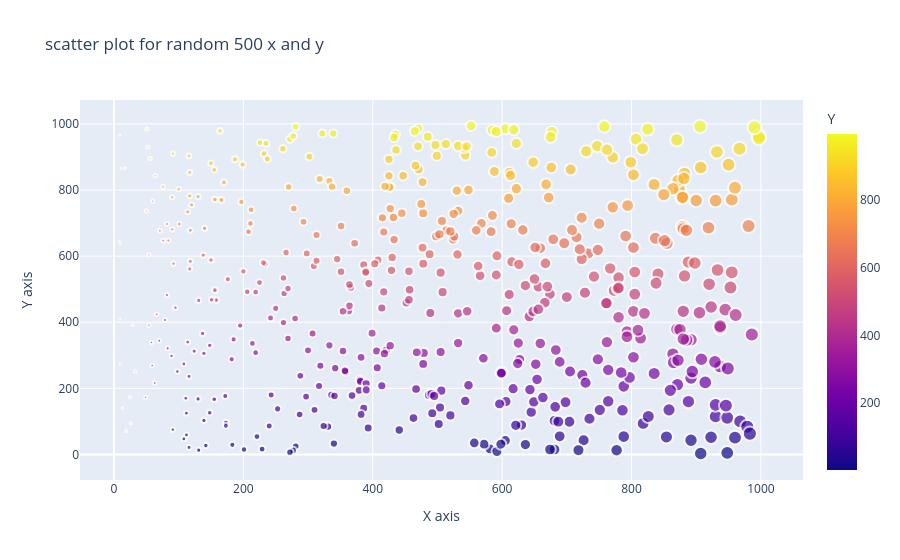

This figure's notebook cell:
### Code cell
# 3. Write a program to draw a scatter plot for random 500 x and y coordinates and style it 

df=pd.DataFrame({
    "X":np.random.randint(1,1000,500),
    "Y":np.random.randint(1,1000,500)
})

fig=ple.scatter(df,x="X",y="Y",color='Y',size='X',size_max=10,opacity=0.7,title="scatter plot for random 500 x and y")

fig.update_traces(marker=dict(line=dict(width=2)))
fig.update_layout(
    xaxis_title='X axis',
    yaxis_title='Y axis'
)

fig.show()

### Figure 1 — Plotly figure (JSON) as saved in the notebook; plotly's stock layout.template omitted (floating-point values rounded to 4 significant figures; data arrays with more than 128 entries replaced by an {"elided": "..."} marker saying what was removed)
{"data": [{"hovertemplate": "X=%{marker.size}<br>Y=%{marker.color}<extra></extra>", "legendgroup": "", "marker": {"color": {"elided": "500 int values"}, "coloraxis": "coloraxis", "line": {"width": 2}, "opacity": 0.7, "size": {"elided": "500 int values"}, "sizemode": "area", "sizeref": 9.97, "symbol": "circle"}, "mode": "markers", "name": "", "orientation": "v", "showlegend": false, "type": "scatter", "x": {"elided": "500 int values"}, "xaxis": "x", "y": {"elided": "500 int values"}, "yaxis": "y"}], "layout": {"coloraxis": {"colorbar": {"title": {"text": "Y"}}, "colorscale": [[0, "#0d0887"], [0.1111, "#46039f"], [0.2222, "#7201a8"], [0.3333, "#9c179e"], [0.4444, "#bd3786"], [0.5556, "#d8576b"], [0.6667, "#ed7953"], [0.7778, "#fb9f3a"], [0.8889, "#fdca26"], [1, "#f0f921"]]}, "legend": {"itemsizing": "constant", "tracegroupgap": 0}, "title": {"text": "scatter plot for random 500 x and y"}, "xaxis": {"anchor": "y", "domain": [0, 1], "title": {"text": "X axis"}}, "yaxis": {"anchor": "x", "domain": [0, 1], "title": {"text": "Y axis"}}}}
